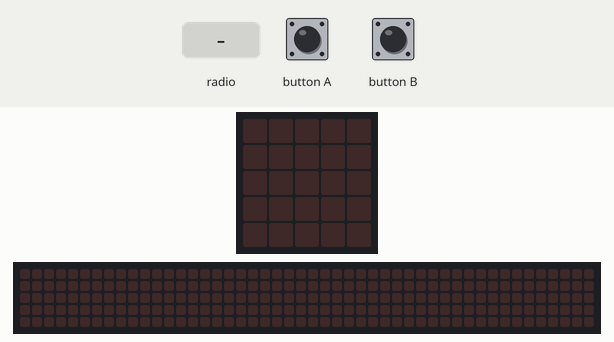
The program below on a simulated BBC micro:bit (MakeCode). Shown: the board's 5×5 LED display, a strip that is not on the board, showing the scrolling text unrolled. The test bench sets the inputs (shaded band). The 48×5 strip is a reading aid, not a part: it shows the text the display is scrolling, unrolled, one strip-width of it at a time.

Above: at 1.2 s.
1.3 s: radio message ":)" arrives
At 3.8 s:
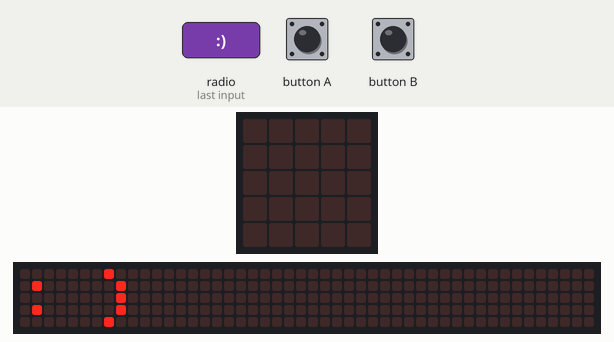
4.3 s: radio message ":(" arrives
At 6.8 s:
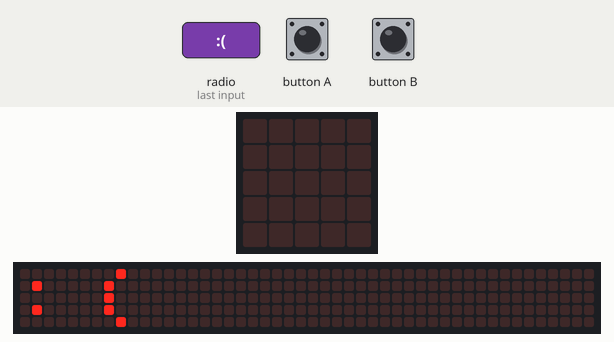
10.5 s: radio message ":)" arrives
At 10.87 s:
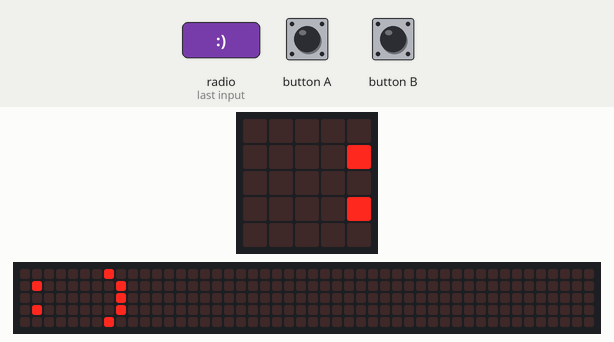
Timing chart, 0 to 13.5 s (numbered marks = the images above; inputs shaded):
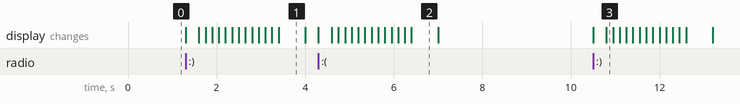

Measured:
- after the input at 1.3 s, the display: changes at once (image 1)
- after the input at 4.3 s, the display: changes at once (image 2)
- after the input at 10.5 s, the display: first changes at once (image 3 shows a later state)
- what the display in image 1 shows lasts 0.6 s, from 3.4 s to 4.0 s

The program:

main.ts
```typescript
input.onButtonPressed(Button.A, function () {
    radio.sendString(":)")
})
radio.onReceivedString(function (receivedString) {
    basic.showString(receivedString)
})
input.onButtonPressed(Button.B, function () {
    radio.sendString(":(")
})
radio.setGroup(1)
basic.forever(function () {

})
```

test.ts
```typescript
// aquí va el archivo "tests"; esto no se compilará cuando este paquete se utilice como una extensión.
```
